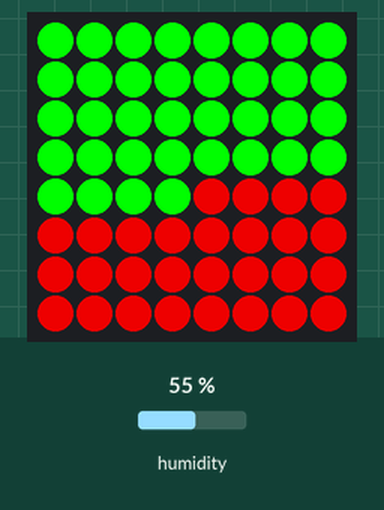
Simulated run of this program. Board: Raspberry Pi (BCM pin numbers) with a Sense HAT. On the bench: the Sense HAT's 8×8 RGB LED matrix. The inputs (shaded band) are chosen by the test bench; at power-on: humidity 55 %.

Above: at 1.2 s.
1.3 s: humidity set to 22 %
At 2.5 s:
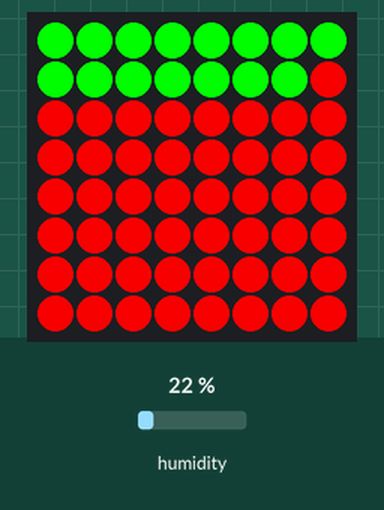
2.8 s: humidity set to 88 %
At 3.7 s:
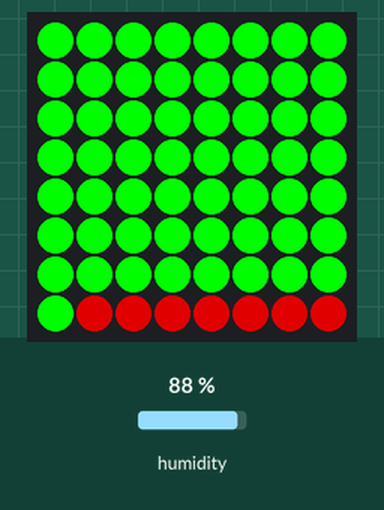
Timing chart, 0 to 5.8 s (numbered marks = the images above; inputs shaded):
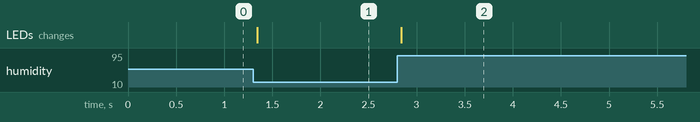

Measured:
- after the input at 1.3 s, the LEDs: change at once (image 1)
- after the input at 2.8 s, the LEDs: change at once (image 2)

The program:

humidity-2016-10-22-14-48-48.py
```python
# This file has been written to your home directory for convenience. It is
# saved as "/home/pi/humidity-2016-10-22-14-48-48.py"

from sense_emu import SenseHat

sense = SenseHat()

green = (0, 255, 0)
white = (255, 255, 255)
red = (255, 0, 0)

while True:
    humidity = sense.humidity
    humidity_value = 64 * humidity / 100
    pixels = [green if i < humidity_value else red for i in range(64)]
    sense.set_pixels(pixels)
    red = (255 - int(humidity), 0, 0)
```
